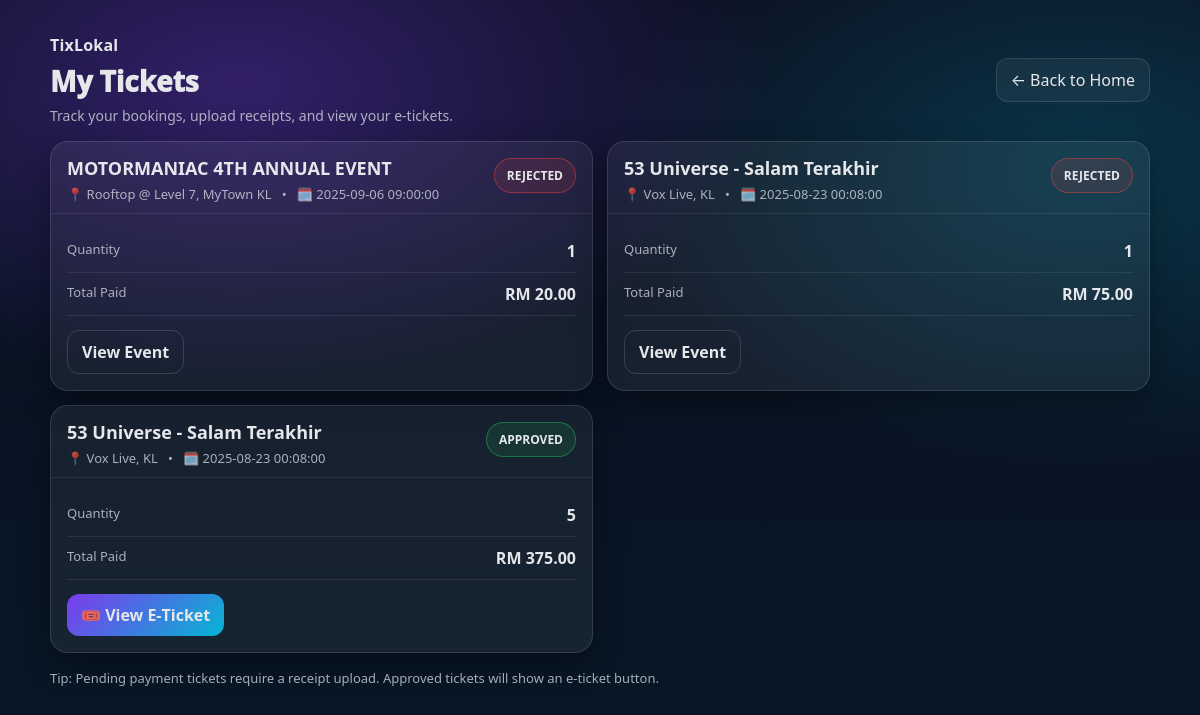
The page /my_tickets_old.php (signed in) on the database its author committed.
### tables this page shows
CREATE TABLE `bookings` (
  `id` int(11) NOT NULL,
  `user_id` int(11) DEFAULT NULL,
  `concert_id` int(11) DEFAULT NULL,
  `quantity` int(11) DEFAULT 1,
  `total_price` decimal(10,2) DEFAULT 0.00,
  `booking_date` timestamp NOT NULL DEFAULT current_timestamp(),
  `status` enum('pending_payment','verification_pending','approved','rejected') DEFAULT 'pending_payment',
  `qr_code_data` varchar(255) DEFAULT NULL
);

CREATE TABLE `concerts` (
  `id` int(11) NOT NULL,
  `artist` varchar(100) DEFAULT NULL,
  `venue` varchar(100) DEFAULT NULL,
  `event_date` datetime DEFAULT NULL,
  `price` decimal(10,2) DEFAULT NULL,
  `capacity` int(11) DEFAULT 100,
  `description` text DEFAULT NULL,
  `spotify_url` varchar(255) DEFAULT NULL,
  `image_url` varchar(255) DEFAULT NULL
);

### my_tickets_old.php (the view, shortened to what this page needs)
<?php
include 'config.php';
$user_id = $_SESSION['user_id'];
?>
<!DOCTYPE html>
<html>
<head>
</head>
<body>
<div class="wrap">
  <div class="top">
    <div>
      <div class="brand">TixLokal</div>
      <div class="h1">My Tickets</div>
      <div class="sub">Track your bookings, upload receipts, and view your e‑tickets.</div>
    </div>
    <a class="back" href="index.php">← Back to Home</a>
  </div>
  <div class="grid">
<?php
$sql = "SELECT b.*, c.artist, c.venue, c.event_date FROM bookings b JOIN concerts c ON b.concert_id = c.id WHERE b.user_id='$user_id' ORDER BY b.booking_date DESC";
$res = mysqli_query($conn, $sql);
$hasRows = (mysqli_num_rows($res) > 0);
if(!$hasRows): ?>
    <div class="empty">
      <div style="font-weight:900;color:var(--text);font-size:16px;">No tickets yet</div>
      <div style="margin-top:6px;">Browse events and book your first concert ticket.</div>
      <div class="actions" style="margin-top:14px;">
        <a class="btn primary" href="index.php">🎫 Explore Events</a>
      </div>
    </div>
<?php else:
while($row = mysqli_fetch_assoc($res)):
?>
    <div class="card">
      <div class="card-h">
        <div>
          <h3 class="title"><?php echo htmlspecialchars($row['artist']); ?></h3>
          <div class="meta">📍 <?php echo htmlspecialchars($row['venue']); ?> &nbsp; • &nbsp; 🗓️ <?php echo htmlspecialchars($row['event_date']); ?></div>
        </div>
        <?php
          $status = $row['status'];
          $badgeClass = ($status == 'approved') ? 'ok' : (($status == 'pending_payment') ? 'warn' : 'bad');
          $statusLabel = str_replace('_', ' ', $status);
        ?>
        <div class="badge <?php echo $badgeClass; ?>">
          <?php echo strtoupper(htmlspecialchars($statusLabel)); ?>
        </div>
      </div>
      <div class="card-b">
        <div class="row"><div class="k">Quantity</div><div class="v"><?php echo (int)$row['quantity']; ?></div></div>
        <div class="row"><div class="k">Total Paid</div><div class="v">RM <?php echo htmlspecialchars($row['total_price']); ?></div></div>
        <div class="actions">
          <?php if ($status == 'approved'): ?>
            <a class="btn primary" href="view_ticket.php?id=<?php echo (int)$row['id']; ?>">🎟️ View E‑Ticket</a>
          <?php elseif ($status == 'pending_payment'): ?>
            <a class="btn primary" href="book.php?step=upload&bid=<?php echo (int)$row['id']; ?>">⬆️ Upload Receipt</a>
          <?php else: ?>
            <a class="btn ghost" href="concert_details.php?id=<?php echo (int)$row['concert_id']; ?>">View Event</a>
          <?php endif; ?>
        </div>
      </div>
    </div>
<?php endwhile; ?>
<?php endif; ?>
  </div>
  <div class="footer-note">
    Tip: Pending payment tickets require a receipt upload. Approved tickets will show an e‑ticket button.
  </div>
</div>
</body>
</html>

### my_tickets_old.php (style rules this page uses)
:root { --bg1:#0b1020; --bg2:#071827; --glass:rgba(255,255,255,.06); --border:rgba(255,255,255,.12); --text:#e5e7eb; --muted:rgba(229,231,235,.72); --primary1:#7c3aed; --primary2:#06b6d4; --ok:#22c55e; --warn:#f59e0b; --bad:#ef4444; }
body { margin:0; font-family:system-ui,-apple-system,Segoe UI,Roboto,Arial; color:var(--text); background: radial-gradient(900px 500px at 20% 10%, rgba(124,58,237,.35), transparent 60%), radial-gradient(800px 500px at 90% 20%, rgba(6,182,212,.22), transparent 60%), linear-gradient(180deg, var(--bg1), var(--bg2)); min-height:100vh; }
a { color:inherit }
.wrap { max-width:1100px;margin:34px auto;padding:0 18px; }
.top { display:flex;justify-content:space-between;align-items:center;gap:14px;flex-wrap:wrap; margin-bottom:16px; }
.brand { font-weight:900;letter-spacing:.2px }
.back { display:inline-flex;align-items:center;gap:10px; padding:10px 14px;border-radius:12px; text-decoration:none; border:1px solid var(--border); background:rgba(255,255,255,.05); }
.h1 { font-size:28px;font-weight:950;margin:6px 0 0 }
.sub { color:var(--muted);margin-top:6px;font-size:14px }
.grid { display:grid;grid-template-columns:repeat(12,1fr);gap:14px; }
.card { grid-column:span 6; border:1px solid var(--border); background:var(--glass); border-radius:18px; box-shadow:0 12px 30px rgba(0,0,0,.35); overflow:hidden; }
.card-h { padding:16px 16px 10px; border-bottom:1px solid rgba(255,255,255,.08); display:flex;justify-content:space-between;gap:12px;align-items:flex-start; }
.title { font-weight:900;font-size:18px;margin:0;line-height:1.2 }
.meta { color:var(--muted);font-size:13px;margin-top:6px;line-height:1.35 }
.badge { display:inline-flex;align-items:center;gap:8px; padding:8px 12px;border-radius:999px; border:1px solid rgba(255,255,255,.14); background:rgba(255,255,255,.05); font-size:12px;font-weight:800;white-space:nowrap; }
.badge.ok { border-color:rgba(34,197,94,.45);background:rgba(34,197,94,.12) }
.badge.bad { border-color:rgba(239,68,68,.45);background:rgba(239,68,68,.12) }
.card-b { padding:16px; }
.row { display:flex;justify-content:space-between;gap:12px;padding:10px 0;border-bottom:1px solid rgba(255,255,255,.08) }
.k { color:var(--muted);font-size:13px }
.v { font-weight:800 }
.actions { display:flex;gap:10px;flex-wrap:wrap;margin-top:14px }
.btn { appearance:none;border:none;cursor:pointer; padding:10px 14px;border-radius:12px; font-weight:900; text-decoration:none; color:var(--text); background:rgba(255,255,255,.08); border:1px solid rgba(255,255,255,.14); display:inline-flex;align-items:center;gap:10px; }
.btn.primary { background:linear-gradient(135deg,var(--primary1),var(--primary2)); border:0; }
.btn.ghost { background:transparent }
.footer-note { margin-top:16px;color:var(--muted);font-size:13px }

### rows shown on the page
bookings: concert.artist "MOTORMANIAC 4TH ANNUAL EVENT", concert.venue "Rooftop @ Level 7, MyTown KL", concert.event_date "2025-09-06 09:00:00", status "REJECTED", quantity "1", total_price "20.00"
bookings: concert.artist "53 Universe - Salam Terakhir", concert.venue "Vox Live, KL", concert.event_date "2025-08-23 00:08:00", status "REJECTED", quantity "1", total_price "75.00"
bookings: concert.artist "53 Universe - Salam Terakhir", concert.venue "Vox Live, KL", concert.event_date "2025-08-23 00:08:00", status "APPROVED", quantity "5", total_price "375.00"
